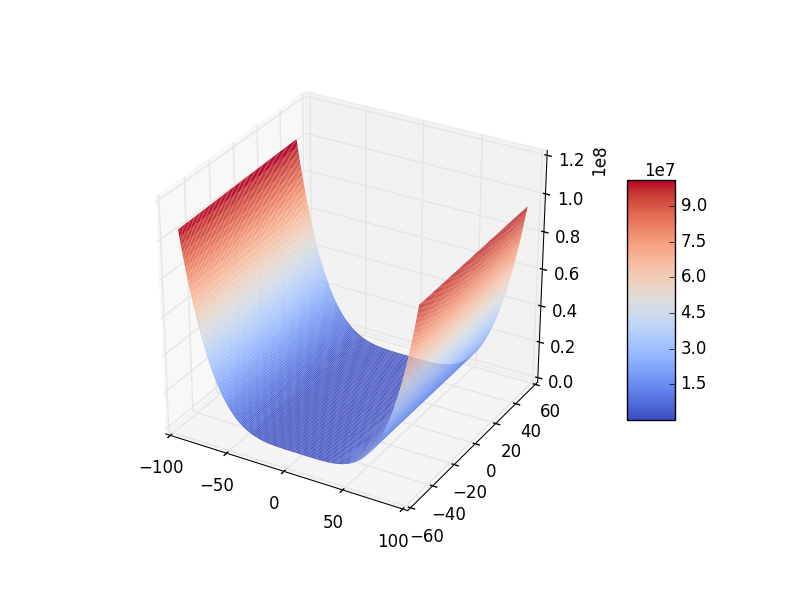

This figure's Python source:
'''
======================
3D surface (color map)
======================

Demonstrates plotting a 3D surface colored with the coolwarm color map.
The surface is made opaque by using antialiased=False.

Also demonstrates using the LinearLocator and custom formatting for the
z axis tick labels.
'''

from mpl_toolkits.mplot3d import Axes3D
import matplotlib.pyplot as plt
from matplotlib import cm
from matplotlib.ticker import LinearLocator, FormatStrFormatter
import numpy as np


fig = plt.figure()
ax = fig.gca(projection='3d')

# Make data.
m = np.arange(-100, 100, 0.1)
b = np.arange(-50, 50, 0.1)
x = np.arange(-100, 100, 0.1)
y = np.arange(-100, 100, 0.1)

m, b = np.meshgrid(m, b)
ypred = m*x + b
cost = (y - ypred)**2

# Plot the surface.
surf = ax.plot_surface(m, b, cost, cmap=cm.coolwarm,
                       linewidth=0, antialiased=True)

# Customize the z axis.
#ax.set_zlim(-1.01, 1.01)
#ax.zaxis.set_major_locator(LinearLocator(10))
#ax.zaxis.set_major_formatter(FormatStrFormatter('%.02f'))

# Add a color bar which maps values to colors.
fig.colorbar(surf, shrink=0.5, aspect=5)

plt.show()
